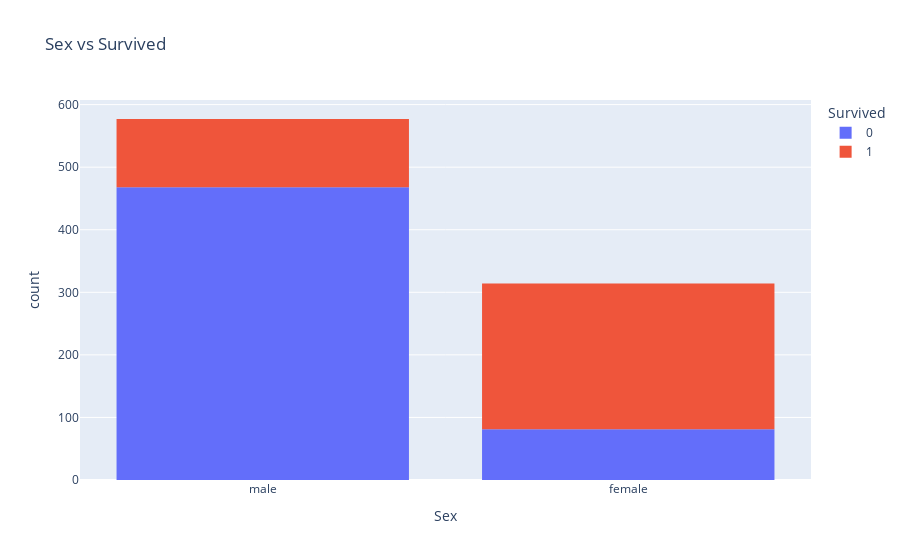

This figure's notebook cell:
### Code cell
import plotly.express as px
px.histogram(train, x='Sex', color='Survived', title='Sex vs Survived')

### Figure 1 — Plotly figure (JSON) as saved in the notebook; plotly's stock layout.template omitted (floating-point values rounded to 4 significant figures; data arrays with more than 128 entries replaced by an {"elided": "..."} marker saying what was removed)
{"data": [{"alignmentgroup": "True", "bingroup": "x", "hovertemplate": "Survived=0<br>Sex=%{x}<br>count=%{y}<extra></extra>", "legendgroup": "0", "marker": {"color": "#636efa", "pattern": {"shape": ""}}, "name": "0", "offsetgroup": "0", "orientation": "v", "showlegend": true, "type": "histogram", "x": {"elided": "549 str values"}, "xaxis": "x", "yaxis": "y"}, {"alignmentgroup": "True", "bingroup": "x", "hovertemplate": "Survived=1<br>Sex=%{x}<br>count=%{y}<extra></extra>", "legendgroup": "1", "marker": {"color": "#EF553B", "pattern": {"shape": ""}}, "name": "1", "offsetgroup": "1", "orientation": "v", "showlegend": true, "type": "histogram", "x": {"elided": "342 str values"}, "xaxis": "x", "yaxis": "y"}], "layout": {"barmode": "relative", "legend": {"title": {"text": "Survived"}, "tracegroupgap": 0}, "title": {"text": "Sex vs Survived"}, "xaxis": {"anchor": "y", "domain": [0, 1], "title": {"text": "Sex"}}, "yaxis": {"anchor": "x", "domain": [0, 1], "title": {"text": "count"}}}}
